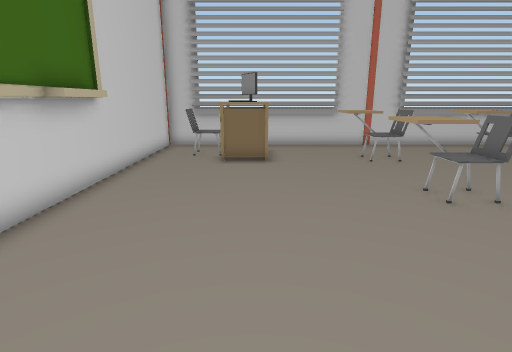
view 1 (above)

16 first-person views from a walk through a 3-D level made in the Unity game engine. The camera is 1.2 m above the floor, tilts 14° down and sees 80° across. Doors are open. The floor is counted in squares, 0.5 m on a side. Each view is taken from the middle of a square. On the plan, view 1 faces up. The plan holds only what a view shows up to about 19 squares ahead; the rest is blank. Some animated figures are left out. Some surface patterns are stand-ins.

view 2
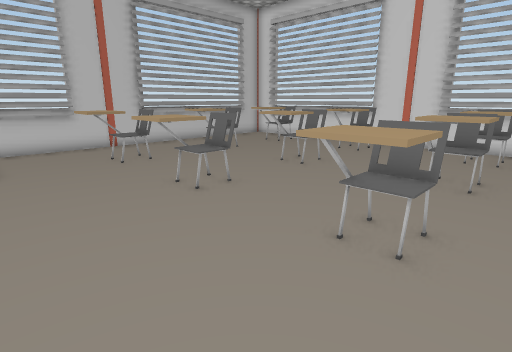

view 3
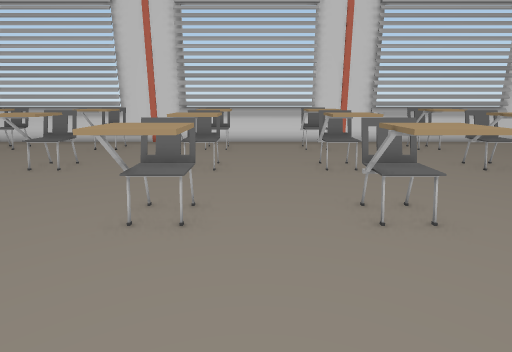

view 4
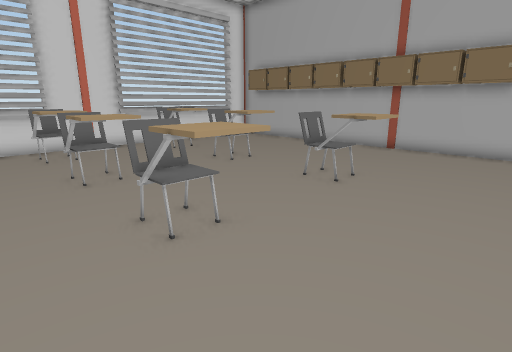

view 5
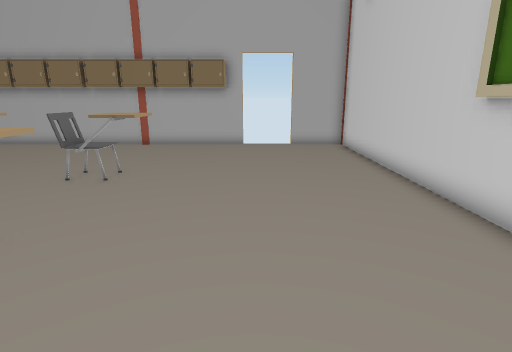

view 6
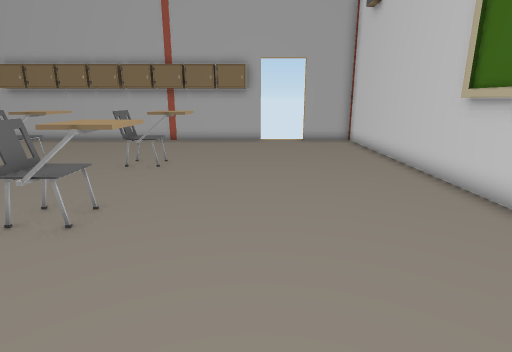

view 7
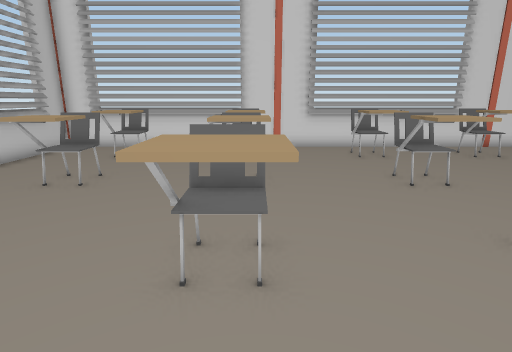

view 8
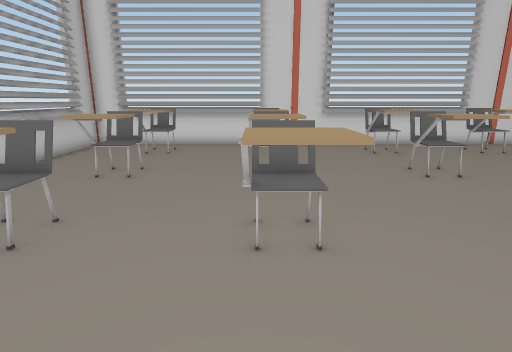

view 9
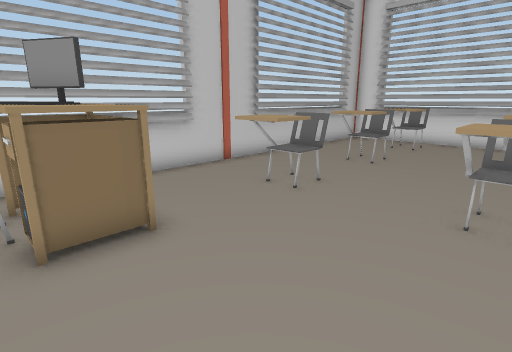

view 10
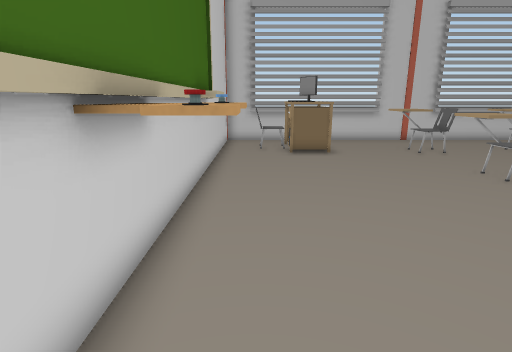

view 11
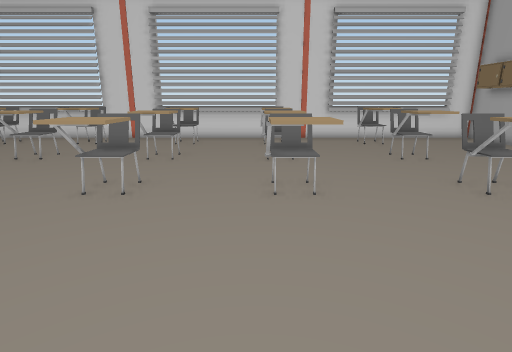

view 12
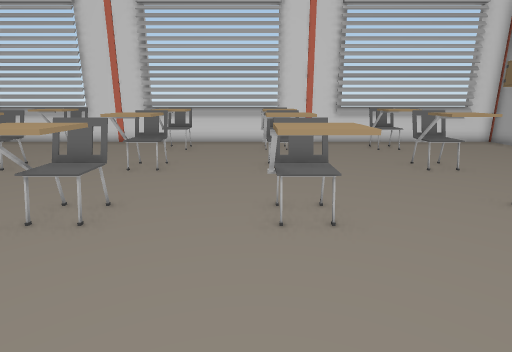

view 13
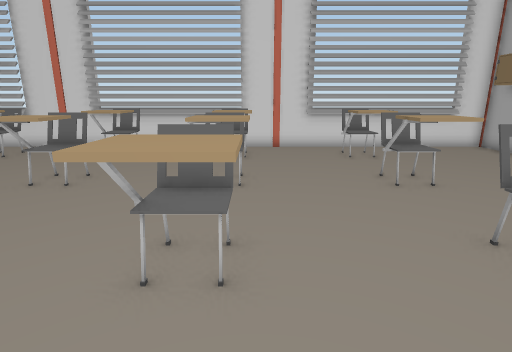

view 14
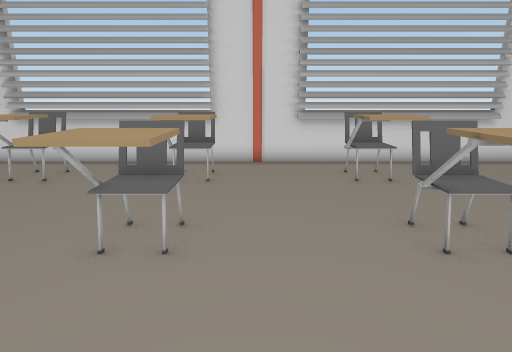

view 15
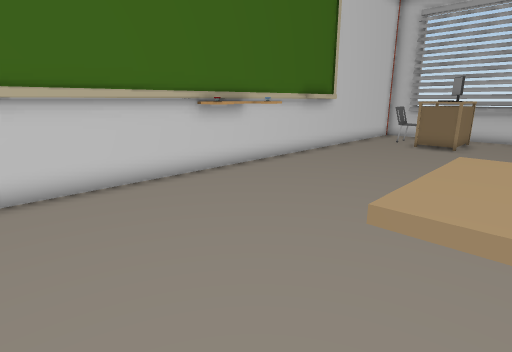

view 16
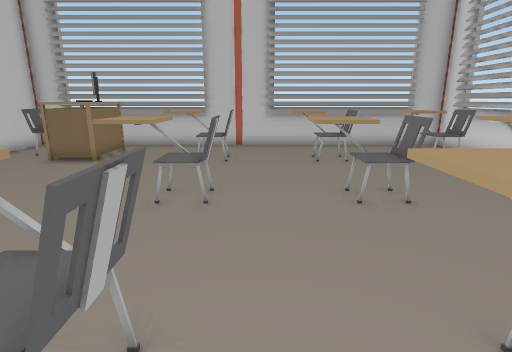

### Floor plan
Points are (right, up) in squares from view 1. A wall is a line through its corners. A room is listed if a view was taken in it or the views show most of it. See-through windows are left out.
Room 1 (views 1, 2, 3, 4, 5, 6, 7, 8, 9, 10, 11, 12, 13, 14, 15, 16)
walls: (-4.1, 2.5) (-4.1, 1.4); (17, -4.5) (17, 5.6); (17, 6.4) (17, 16.8) (6.4, 16.8); (-4.5, 8) (-4.5, -5.6); (-4.1, 8.8) (-4.1, 6.7) (-4.6, 6.7); (-4.5, 9.4) (-4.5, 8.5); (6.4, -15.8) (17, -15.8) (17, -5.4); (0.6, -15.8) (5.5, -15.8); (5.5, 16.8) (-0.6, 16.8); (-1.2, 16.8) (-4.8, 16.8) (-4.8, -15.8) (-1.9, -15.8)
ways out: open door at (-1, -16); gap at (16, -3); gap at (16, 2)
objects: other object (-4, 1); other object (-4, 3); chair (-3, 13) to (-3, 14); table (-1, 12) to (1, 14); computer (-1, 14) to (0, 15); computer (0, 15); locker (2, -15) to (3, -15); chair (3, -9) to (6, -8); chair (3, -4) to (6, -2); chair (3, 1) to (6, 3); chair (3, 7) to (6, 8); chair (3, 12) to (6, 13); locker (4, -15) to (5, -15); pillar (6, -16); locker (6, -15) to (7, -15); pillar (6, 17); locker (8, -15); chair (8, -9) to (11, -8); chair (8, -4) to (11, -2); chair (8, 1) to (11, 3); chair (8, 7) to (11, 8); chair (8, 12) to (9, 13); locker (9, -15) to (10, -15); locker (11, -15) to (12, -15); chair (11, 12) to (11, 13); locker (13, -15) to (14, -15); chair (13, -9) to (15, -8); chair (13, -4) to (15, -2); chair (13, 1) to (15, 3); chair (13, 7) to (15, 8); chair (13, 12) to (15, 13); locker (15, -15) to (16, -15); pillar (17, -5); pillar (17, 6)

Positions as (right, up) in squares from view 1, and headings:
1: (0, 0), facing up
2: (0, 0), facing up-right
3: (-1, 0), facing right
4: (0, 0), facing down-right
5: (0, 1), facing down
6: (1, 3), facing down
7: (1, 7), facing right
8: (0, 8), facing right
9: (-2, 7), facing up-right
10: (-3, -2), facing up
11: (-3, -2), facing right
12: (-1, -2), facing right
13: (1, -4), facing right
14: (5, -5), facing right
15: (4, -5), facing up-left
16: (7, 0), facing up
